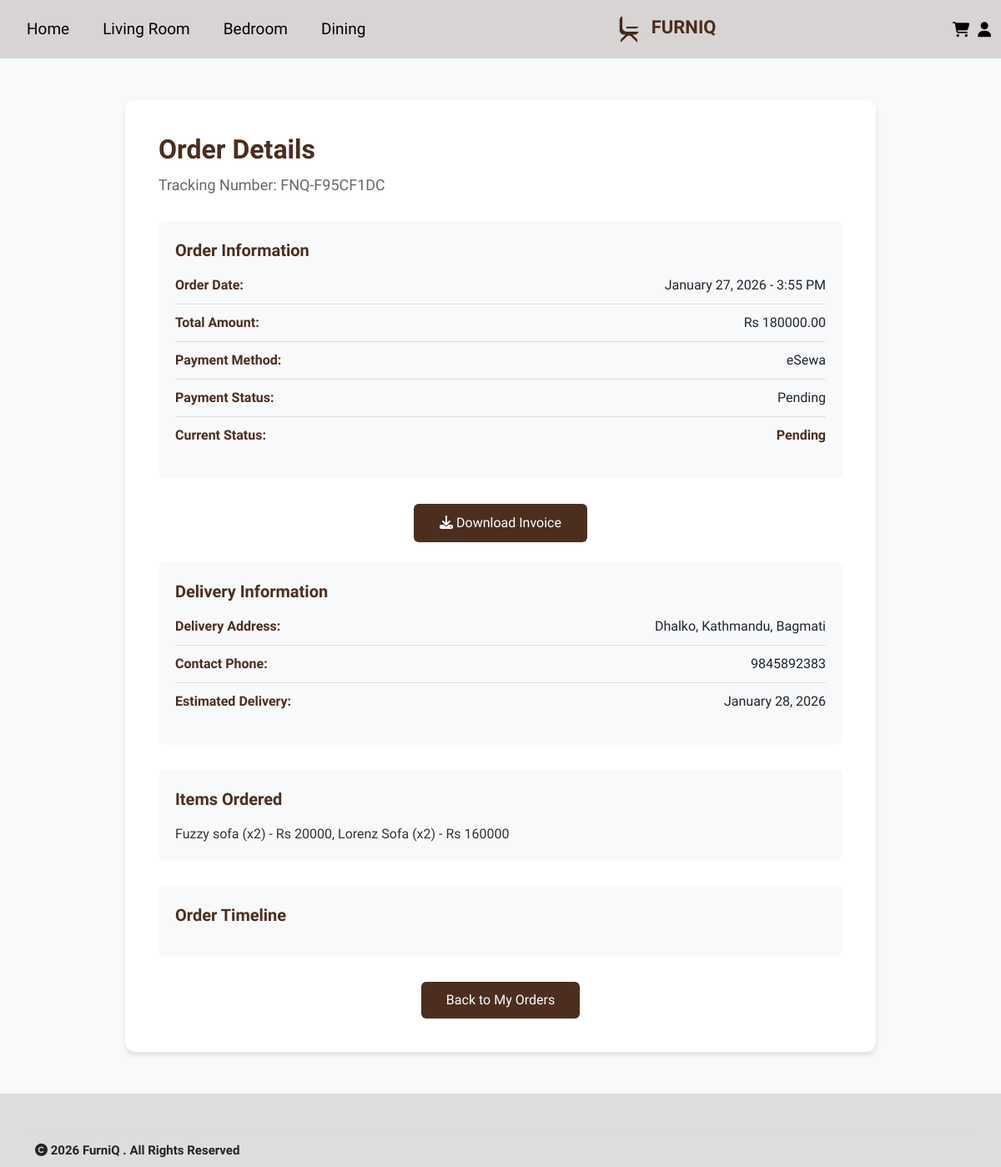
/order/13/ (signed in), run on an earlier commit of the app's database.
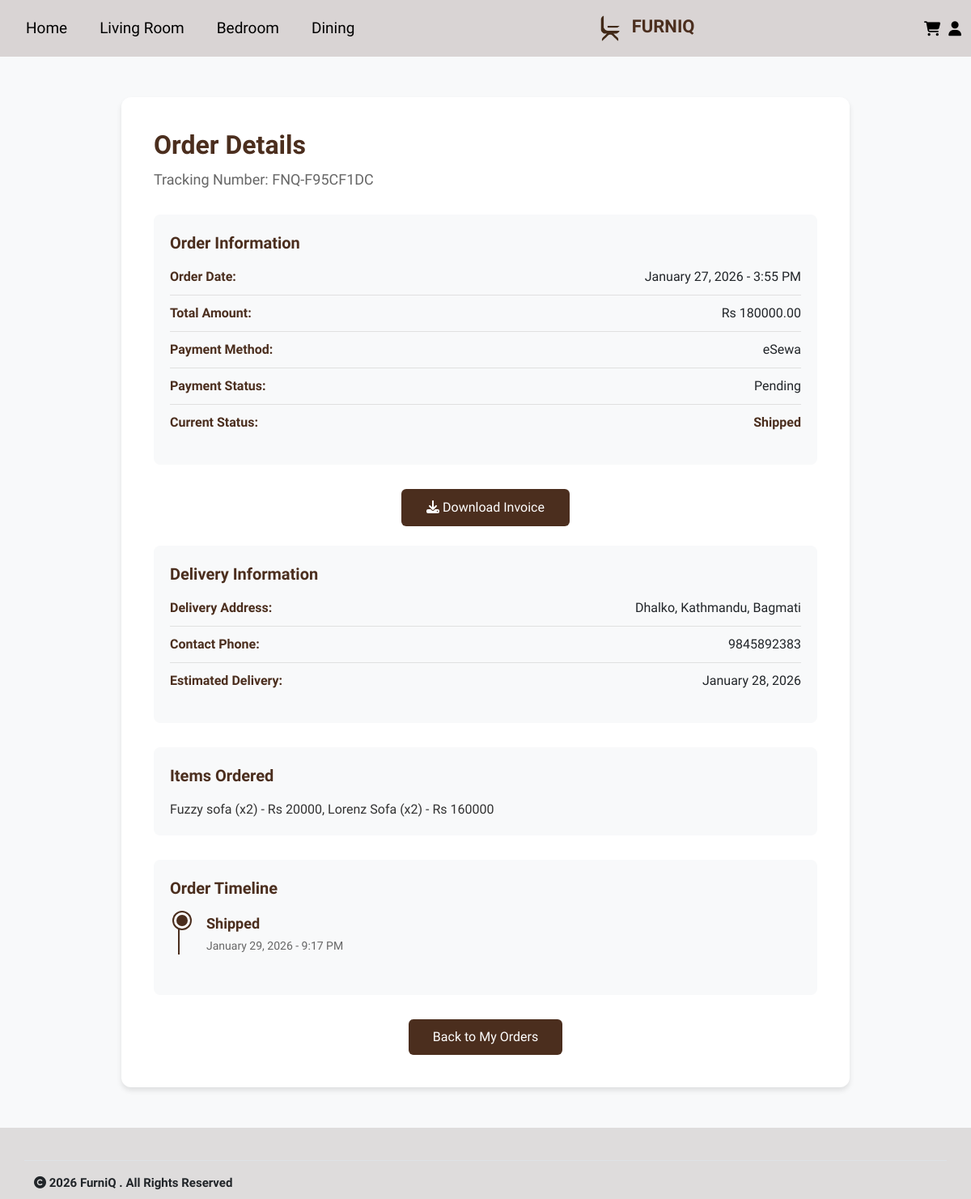
And on a later commit of the database.
### inventory/models.py (models this page shows, shortened)
class Order(models.Model):
    STATUS_CHOICES = [
        ('Pending', 'Pending'),
        ('Confirmed', 'Confirmed'),
        ('Processing', 'Processing'),
        ('Ready', 'Ready for Delivery'),
        ('Shipped', 'Shipped'),
        ('Delivered', 'Delivered'),
        ('Cancelled', 'Cancelled'),
    ]
    customer = models.ForeignKey(User, on_delete=models.CASCADE)
    items_summary = models.TextField() #stores cart detail
    total_price = models.DecimalField(max_digits=10, decimal_places=2)
    order_date = models.DateTimeField(auto_now_add=True)
    delivery_date = models.DateTimeField(default=timezone.now() + timedelta(days=3))
    status = models.CharField(max_length=20, default='Pending', choices=STATUS_CHOICES)
    payment_method = models.CharField(max_length=20, default='COD', choices=[('eSewa', 'eSewa'), ('Khalti', 'Khalti'), ('COD', 'Cash on Delivery')])
    payment_status = models.CharField(max_length=20, default='Pending')
    delivery_address = models.TextField(blank=True, null=True)
    delivery_phone = models.CharField(max_length=15, blank=True, null=True)
    delivery_instructions = models.TextField(blank=True, null=True)
    tracking_number = models.CharField(max_length=50, unique=True, blank=True, null=True)
    estimated_delivery_date = models.DateTimeField(blank=True, null=True)
    assigned_staff = models.ForeignKey(
        User,
        on_delete=models.SET_NULL,
        null=True,
        blank=True,
        limit_choices_to={'is_staff': True},
        related_name='staff_orders'
    )

class OrderStatusHistory(models.Model):
    order = models.ForeignKey(Order, on_delete=models.CASCADE, related_name='status_history')
    old_status = models.CharField(max_length=20, blank=True, null=True)
    new_status = models.CharField(max_length=20)
    changed_by = models.ForeignKey(User, on_delete=models.SET_NULL, null=True, blank=True)
    changed_at = models.DateTimeField(auto_now_add=True)
    notes = models.TextField(blank=True, null=True)
    class Meta:
        ordering = ['-changed_at']
        verbose_name_plural = 'Order Status Histories'

### inventory/views.py (the view)
# urls.py: path('order/<int:order_id>/', views.order_detail, name='order_detail'),
@login_required(login_url='user')
def order_detail(request, order_id):
    order = get_object_or_404(Order, id=order_id, customer=request.user)
    status_history = order.status_history.all()
    return render(request, 'inventory/order_detail.html', {
        'order': order,
        'status_history': status_history
    })

### custom_admin/context_processors.py (called while the page is built)
def admin_context(request):
    context = {}
    if request.user.is_authenticated and request.user.is_staff:
        if request.user.is_superuser:
            pending_staff = Profile.objects.filter(
                is_approved=False,
                user__is_staff=True
            ).count()
            context['pending_staff'] = pending_staff
    return context

### inventory/context_processors.py (called while the page is built)
def global_context(request):
    context = {}
    context['site_content'] = WebsiteContent.objects.first()
    if request.user.is_authenticated:
        context['saved_count'] = SavedItem.objects.filter(user=request.user).count()
        unread_notifs = Notification.objects.filter(user=request.user, is_read=False).order_by('-created_at')
        context['notif_count'] = unread_notifs.count()
        context['notifications'] = unread_notifs[:5]
    else:
        context['saved_count'] = 0
        context['notif_count'] = 0
        context['notifications'] = []
    return context

### inventory/templates/inventory/order_detail.html (shortened to what the changed rows need)
{% load static %}
<!DOCTYPE html>
<html lang="en">
<head>
    <link href="https://cdn.jsdelivr.net/npm/bootstrap@5.3.0/dist/css/bootstrap.min.css" rel="stylesheet">
    <link rel="stylesheet" href="https://cdnjs.cloudflare.com/ajax/libs/font-awesome/6.5.0/css/all.min.css">
</head>
<body>
    <div class="detail-container">
        <h1 class="page-header">Order Details</h1>
        <div class="tracking-number">Tracking Number: {{ order.tracking_number }}</div>
        <div class="info-section">
            <div class="info-title">Order Information</div>
            <div class="info-row">
                <span class="info-label">Order Date:</span>
                <span>{{ order.order_date|date:"F d, Y - g:i A" }}</span>
            </div>
            <div class="info-row">
                <span class="info-label">Total Amount:</span>
                <span>Rs {{ order.total_price }}</span>
            </div>
            <div class="info-row">
                <span class="info-label">Payment Method:</span>
                <span>{{ order.payment_method }}</span>
            </div>
            <div class="info-row">
                <span class="info-label">Payment Status:</span>
                <span>{{ order.payment_status }}</span>
            </div>
            <div class="info-row">
                <span class="info-label">Current Status:</span>
                <span style="color:#4b2e1e; font-weight:bold;">{{ order.status }}</span>
            </div>
        </div>
        <div class="text-center mb-4">
            <a href="{% url 'download_invoice' order.id %}" class="btn"
                style="background-color:#4b2e1e; color:white; padding:10px 30px; border-radius:6px; text-decoration:none;">
            </a>
        </div>
        {% if order.delivery_address %}
        <div class="info-section">
            <div class="info-title">Delivery Information</div>
            <div class="info-row">
                <span class="info-label">Delivery Address:</span>
                <span>{{ order.delivery_address }}</span>
            </div>
            {% if order.delivery_phone %}
            <div class="info-row">
                <span class="info-label">Contact Phone:</span>
                <span>{{ order.delivery_phone }}</span>
            </div>
            {% endif %}
            <div class="info-row">
                <span class="info-label">Estimated Delivery:</span>
                <span>{{ order.estimated_delivery_date|date:"F d, Y" }}</span>
            </div>
        </div>
        {% endif %}
        <div class="info-section">
            <div class="info-title">Items Ordered</div>
            <div style="white-space: pre-wrap; color:#333;">{{ order.items_summary }}</div>
        </div>
        <div class="info-section">
            <div class="info-title">Order Timeline</div>
            <div class="timeline">
                {% for history in status_history %}
                <div class="timeline-item">
                    <div class="timeline-dot"></div>
                    <div class="timeline-content">
                        <div class="timeline-title">{{ history.new_status }}</div>
                        <div class="timeline-date">{{ history.changed_at|date:"F d, Y - g:i A" }}</div>
                    </div>
                </div>
                {% endfor %}
            </div>
        </div>
        <div class="text-center mt-4">
            <a href="{% url 'order_history' %}" class="btn-back">Back to My Orders</a>
        </div>
    </div>
</body>
</html>

What changed in the data, as far as the page shows it:
changed Order "FNQ-F95CF1DC": status "Pending" → "Shipped"
added OrderStatusHistory: new_status "Shipped", changed_at "January 29, 2026 - 9:17 PM"
